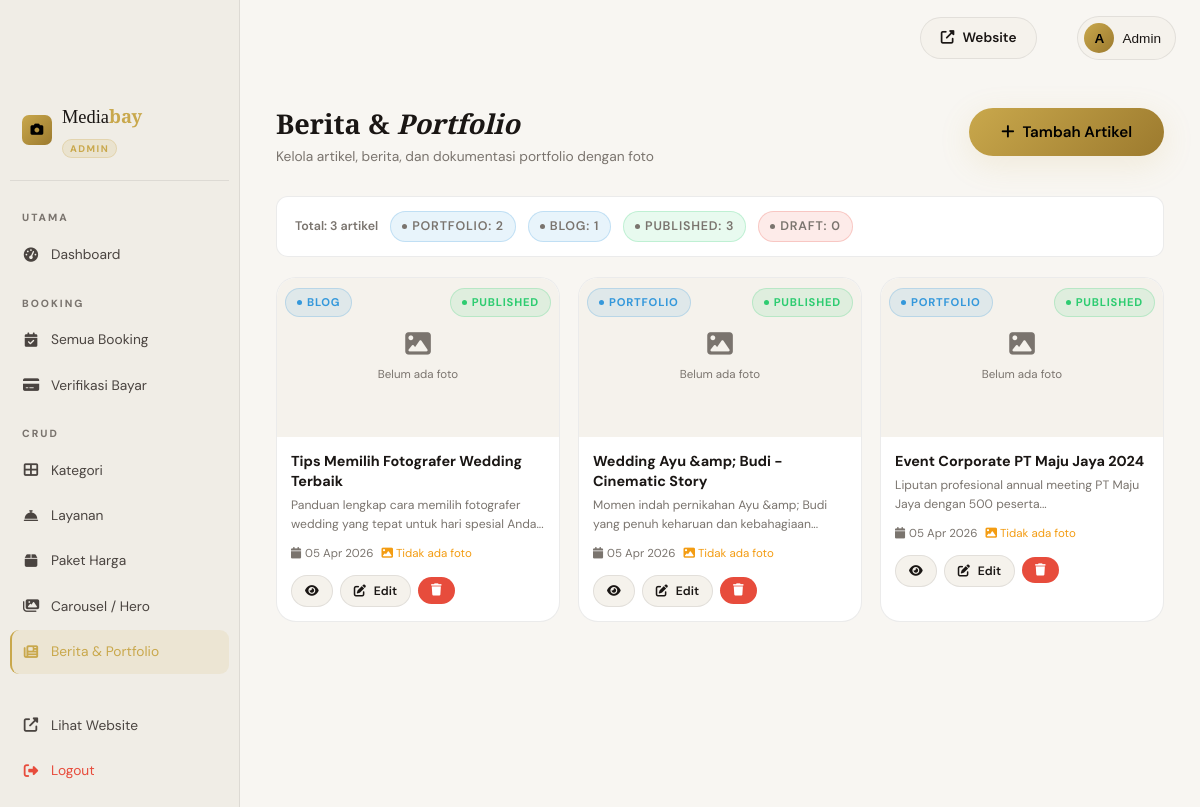
The page /admin/news (signed in) on the database its author committed.
### tables this page shows
CREATE TABLE `news` (
  `id` int(11) NOT NULL,
  `title` varchar(200) NOT NULL,
  `slug` varchar(200) NOT NULL,
  `content` text DEFAULT NULL,
  `excerpt` text DEFAULT NULL,
  `image` varchar(255) DEFAULT NULL,
  `category` enum('news','portfolio','blog') DEFAULT 'portfolio',
  `is_published` tinyint(1) DEFAULT 1,
  `published_at` timestamp NOT NULL DEFAULT current_timestamp(),
  `created_at` timestamp NOT NULL DEFAULT current_timestamp()
);

### app/controllers/Controllers.php (called while the page is built, shortened)
<?php
class AdminController extends Controller {
    public function news(): void {
        $db    = Database::getInstance();
        $items = $db->query("SELECT * FROM news ORDER BY created_at DESC")->fetchAll();
        $this->view('admin/news', compact('items', 'flash'), 'admin');
    }
}

### public/index.php (called while the page is built, shortened)
<?php
require_once __DIR__ . '/../core/Router.php';
require_once __DIR__ . '/../app/controllers/Controllers.php';
$scriptDir = dirname($_SERVER['SCRIPT_NAME'] ?? '/index.php');
$basePath  = ($scriptDir === '/' || $scriptDir === '\\') ? '' : rtrim($scriptDir, '/');
$router = new Router($basePath);
$router->dispatch();

### app/views/admin/news.php (the view, shortened to what this page needs)
<div class="admin-page-header">
  <div class="admin-page-header-left">
    <h1>Berita & <em>Portfolio</em></h1>
    <p>Kelola artikel, berita, dan dokumentasi portfolio dengan foto</p>
  </div>
  <div class="admin-page-header-actions">
    <button class="btn btn-primary" data-modal-open="modal-add-news">
      <i class="fas fa-plus"></i> Tambah Artikel
    </button>
  </div>
</div>
<?php if (empty($items)): ?>
<div class="admin-card">
  <div class="admin-card-body">
    <div class="empty-state">
      <i class="fas fa-newspaper"></i>
      <h3>Belum Ada Artikel</h3>
      <p>Tambah artikel portfolio atau berita pertama Anda</p>
      <button class="btn btn-primary" style="margin-top:16px" data-modal-open="modal-add-news">
        <i class="fas fa-plus"></i> Tambah Artikel
      </button>
    </div>
  </div>
</div>
<?php else: ?>
<div class="filter-bar" style="margin-bottom:20px">
  <span>Total: <?= count($items) ?> artikel</span>
  <?php
  $counts = array_count_values(array_column($items, 'category'));
  foreach(['portfolio','news','blog'] as $c):
    $n = $counts[$c] ?? 0; if (!$n) continue;
  ?>
  <span class="badge badge-requested"><?= ucfirst($c) ?>: <?= $n ?></span>
  <?php endforeach; ?>
  <?php $pub = count(array_filter($items, fn($i)=>$i['is_published'])); ?>
  <span class="badge badge-approved">Published: <?= $pub ?></span>
  <span class="badge badge-rejected">Draft: <?= count($items)-$pub ?></span>
</div>
<div class="news-admin-grid">
  <?php foreach($items as $item):
    $hasImg = !empty($item['image']) && file_exists(UPLOAD_PATH.'portfolio/'.$item['image']);
    $imgUrl  = $hasImg ? BASE_URL.'/uploads/portfolio/'.htmlspecialchars($item['image']) : '';
  ?>
  <div class="news-admin-card">
    <div class="news-admin-thumb">
      <?php if ($imgUrl): ?>
        <img src="<?= $imgUrl ?>" alt="<?= htmlspecialchars($item['title']) ?>" loading="lazy">
      <?php else: ?>
        <div class="news-admin-thumb-placeholder">
          <i class="fas fa-image"></i>
          <span>Belum ada foto</span>
        </div>
      <?php endif; ?>
      <div style="position:absolute;top:8px;left:8px">
        <span class="badge badge-requested"><?= ucfirst($item['category']) ?></span>
      </div>
      <div style="position:absolute;top:8px;right:8px">
        <span class="badge <?= $item['is_published']?'badge-approved':'badge-rejected' ?>">
          <?= $item['is_published']?'Published':'Draft' ?>
        </span>
      </div>
    </div>
    <div class="news-admin-body">
      <div class="news-admin-title"><?= htmlspecialchars($item['title']) ?></div>
      <div class="news-admin-excerpt">
        <?= htmlspecialchars(mb_substr($item['excerpt']??$item['content']??'',0,85)) ?>...
      </div>
      <div class="news-admin-meta">
        <span style="display:flex;align-items:center;gap:4px;font-size:0.72rem;color:var(--text-muted)">
          <i class="fas fa-calendar"></i> <?= date('d M Y', strtotime($item['created_at'])) ?>
        </span>
        <?php if (!$imgUrl): ?>
        <span style="color:var(--warning);font-size:0.72rem;display:flex;align-items:center;gap:3px">
          <i class="fas fa-image"></i> Tidak ada foto
        </span>
        <?php endif; ?>
      </div>
      <div class="news-admin-actions">
        <a href="<?= BASE_URL ?>/informasi/<?= htmlspecialchars($item['slug']) ?>" target="_blank" class="btn btn-ghost btn-sm">
          <i class="fas fa-eye"></i>
        </a>
        <button class="btn btn-ghost btn-sm" data-modal-open="modal-edit-news-<?= $item['id'] ?>">
          <i class="fas fa-edit"></i> Edit
        </button>
        <form method="POST" action="<?= BASE_URL ?>/admin/news/<?= $item['id'] ?>/delete">
          <button type="submit" class="btn btn-danger btn-sm"
                  data-confirm="Hapus artikel '<?= htmlspecialchars($item['title']) ?>'?">
            <i class="fas fa-trash"></i>
          </button>
        </form>
      </div>
    </div>
  </div>
  <?php endforeach; ?>
</div>
<?php endif; ?>

### core/Router.php (shortened to what this page needs)
<?php
class Router {
    private array $routes = [];
    private function addRoute(string $method, string $path, string $controller, string $action): void {
        $this->routes[] = [
            'method'     => $method,
            'path'       => $path,
            'controller' => $controller,
            'action'     => $action,
            'pattern'    => $this->pathToPattern($path),
        ];
    }
    private function pathToPattern(string $path): string {
        $pattern = preg_replace('/\/:([^\/]+)/', '/(?P<$1>[^/]+)', $path);
        return '#^' . $pattern . '$#';
    }
    public function dispatch(): void {
        $requestUri = parse_url($_SERVER['REQUEST_URI'], PHP_URL_PATH);
        $requestUri = rawurldecode($requestUri);
        $requestUri = '/' . ltrim($requestUri, '/');
        if ($requestUri !== '/') {
            $requestUri = rtrim($requestUri, '/');
        }
        $requestMethod = $_SERVER['REQUEST_METHOD'];
        foreach ($this->routes as $route) {
            if (($route['method'] === $requestMethod || $route['method'] === 'ANY') &&
                preg_match($route['pattern'], $requestUri, $matches)) {
                $params = array_filter($matches, fn($k) => !is_int($k), ARRAY_FILTER_USE_KEY);
                $this->invoke($route['controller'], $route['action'], $params);
                return;
            }
        }
    }
    private function invoke(string $controllerName, string $action, array $params): void {
        $controller = new $controllerName();
        call_user_func_array([$controller, $action], $params);
    }
}

### public/assets/css/main.css (style rules this page uses)
:root { --gold: #c9a84c; --gold-light: #e2c97e; --gold-dark: #9c7a2e; --bg: #0d0d0d; --bg-2: #141414; --bg-3: #1c1c1c; --bg-4: #242424; --surface: #1a1a1a; --border: rgba(201,168,76,0.18); --border-soft: rgba(255,255,255,0.07); --text: #f0ece4; --text-muted: #8a8580; --text-soft: #c8c4bc; --white: #ffffff; --nav-blur-bg: rgba(13,13,13,0.88); --card-bg: var(--bg-3); --danger: #e74c3c; --success: #2ecc71; --warning: #f39c12; --info: #3498db; --radius: 12px; --radius-lg: 20px; --radius-xl: 32px; --shadow: 0 8px 32px rgba(0,0,0,0.45); --shadow-gold: 0 8px 32px rgba(201,168,76,0.15); --transition: all 0.35s cubic-bezier(0.4,0,0.2,1); --font-display:'Playfair Display', Georgia, serif; --font-body: 'DM Sans', system-ui, sans-serif; --nav-h: 76px; }
[data-theme="light"] { --bg: #f8f6f2; --bg-2: #f0ede6; --bg-3: #ffffff; --bg-4: #f5f2ec; --surface: #ffffff; --border: rgba(201,168,76,0.25); --border-soft: rgba(0,0,0,0.08); --text: #1a1614; --text-muted: #7a746e; --text-soft: #4a4440; --nav-blur-bg: rgba(248,246,242,0.92); --card-bg: #ffffff; --shadow: 0 4px 24px rgba(0,0,0,0.10); }
*, *::before, *::after { box-sizing: border-box; margin: 0; padding: 0; }
html { scroll-behavior: smooth; font-size: 16px; }
body { font-family: var(--font-body); background: var(--bg); color: var(--text); line-height: 1.7; overflow-x: hidden; transition: background 0.3s, color 0.3s; }
a { color: inherit; text-decoration: none; }
h1,h2,h3,h4,h5 { font-family: var(--font-display); font-weight: 700; line-height: 1.2; }
h1 { font-size: clamp(2.4rem, 5vw, 4.5rem); }
.btn { display: inline-flex; align-items: center; gap: 8px; padding: 14px 32px; border-radius: 100px; font-family: var(--font-body); font-weight: 600; font-size: 0.95rem; cursor: pointer; border: none; transition: var(--transition); position: relative; overflow: hidden; }
.btn::after { content: ''; position: absolute; inset: 0; background: rgba(255,255,255,0.08); opacity: 0; transition: opacity 0.2s; }
.btn-primary { background: linear-gradient(135deg, var(--gold), var(--gold-dark)); color: #000; box-shadow: var(--shadow-gold); }
.btn-ghost { background: var(--bg-4); border: 1px solid var(--border-soft); color: var(--text); }
.btn-danger { background: var(--danger); color: #fff; }
.btn-sm { padding: 8px 20px; font-size: 0.85rem; }
.badge { display: inline-flex; align-items: center; gap: 5px; padding: 4px 11px; border-radius: 100px; font-size: 0.7rem; font-weight: 700; text-transform: uppercase; letter-spacing: 0.8px; }
.badge::before { content: ''; width: 5px; height: 5px; border-radius: 50%; background: currentColor; }
.badge-requested { background: rgba(52,152,219,0.11); color: var(--info); border: 1px solid rgba(52,152,219,0.22); }
.badge-approved { background: rgba(46,204,113,0.11); color: var(--success); border: 1px solid rgba(46,204,113,0.22); }
.badge-rejected { background: rgba(231,76,60,0.11); color: var(--danger); border: 1px solid rgba(231,76,60,0.22); }

### rows shown on the page
news: shows "Belum ada foto", category "BLOG", is_published "PUBLISHED", title "Tips Memilih Fotografer Wedding Terbaik", excerpt "Panduan lengkap cara memilih fotografer wedding yang tepat untuk hari spesial Anda", created_at "05 Apr 2026", shows "Tidak ada foto"
news: shows "Belum ada foto", category "PORTFOLIO", is_published "PUBLISHED", title "Wedding Ayu &amp; Budi - Cinematic Story", excerpt "Momen indah pernikahan Ayu &amp; Budi yang penuh keharuan dan kebahagiaan", created_at "05 Apr 2026", shows "Tidak ada foto"
news: shows "Belum ada foto", category "PORTFOLIO", is_published "PUBLISHED", title "Event Corporate PT Maju Jaya 2024", excerpt "Liputan profesional annual meeting PT Maju Jaya dengan 500 peserta", created_at "05 Apr 2026", shows "Tidak ada foto"

### other values the page prints
count($items) "3"
$c "PORTFOLIO"
$n "2"
$c "BLOG"
$n "1"
$pub "3"
count($items)-$pub "0"
